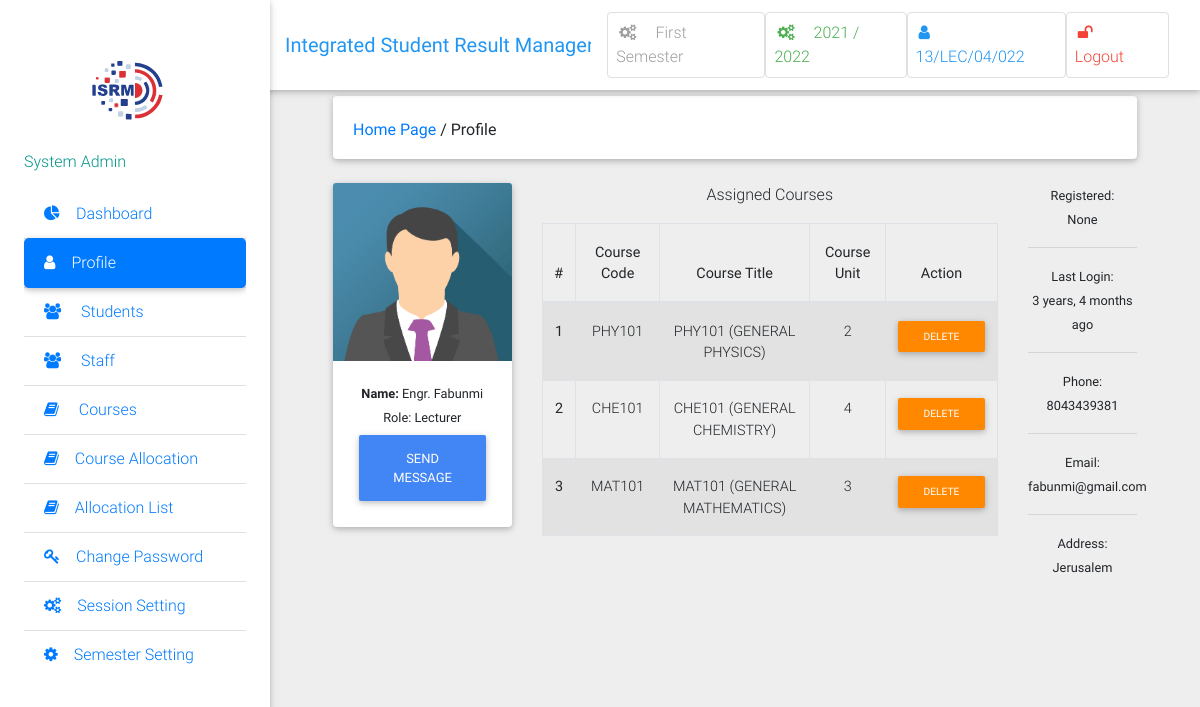
/profile/view/13/ (signed in), run on the app's committed database.
### result/models.py (models this page shows, shortened)
class Semester(models.Model):
    semester = models.CharField(max_length=10, choices=SEMESTER, blank=True)
    is_current_semester = models.BooleanField(
        default=False, blank=True, null=True)
    session = models.ForeignKey(
        Session, on_delete=models.CASCADE, blank=True, null=True)
    next_semester_begins = models.DateField(null=True, blank=True)
    def __str__(self):
        return self.semester

class Session(models.Model):
    session = models.CharField(max_length=200, unique=True)
    is_current_session = models.BooleanField(
        default=False, blank=True, null=True)
    next_session_begins = models.DateField(blank=True, null=True)
    def __str__(self):
        return self.session

class User(AbstractUser):
    is_student = models.BooleanField(default=False)
    is_lecturer = models.BooleanField(default=False)
    is_officer = models.BooleanField(default=False)
    phone = models.CharField(max_length=60, blank=True, null=True)
    address = models.CharField(max_length=60, blank=True, null=True)
    picture = models.ImageField(upload_to="pictures/", blank=True, null=True)
    email = models.EmailField(blank=True, null=True)
    username_validator = ASCIIUsernameValidator()
    def get_picture(self):
        no_picture = settings.STATIC_URL + 'img/img_avatar.png'
        try:
            return self.picture.url
        except:
            return no_picture
    def get_full_name(self):
        full_name = self.username
        if self.first_name and self.last_name:
            full_name = self.first_name + " " + self.last_name
        return full_name

class Course(models.Model):
    courseTitle = models.CharField(max_length=200)
    courseCode = models.CharField(max_length=200, unique=True)
    courseUnit = models.CharField(max_length=200)
    description = models.TextField(max_length=200, blank=True)
    level = models.CharField(choices=LEVEL, max_length=3, blank=True)
    semester = models.CharField(choices=SEMESTER, max_length=200)
    is_elective = models.BooleanField(default=False, blank=True, null=True)
    def __str__(self):
        return self.courseCode + " (" + self.courseTitle + ")"

### result/views.py (the view, shortened to what this page needs)
# urls.py: path('profile/view/<int:id>/', views.user_profile, name='user_profile'),
@login_required
def user_profile(request, id):
    if request.user.id == id:
        return redirect("/profile/")
    current_semester = Semester.objects.get(is_current_semester=True)
    user = User.objects.get(pk=id)
    if user.is_lecturer:
        courses = Course.objects.filter(
            allocated_course__lecturer__pk=id).filter(semester=current_semester)
        context = {
            "user": user,
            "courses": courses,
        }
        return render(request, 'account/user_profile.html', context)
    elif user.is_officer:
        context = {
            "user_type": "officer",
            'user': user
        }
        return render(request, 'account/user_profile.html', context)
    else:
        context = {
            "user": user,
            "user_type": "superuser"
        }
        return render(request, 'account/user_profile.html', context)

### result/context_processors.py (called while the page is built)
def session_processor(request):
    current_session = Session.objects.get(is_current_session=True)
    return {"current_session": current_session}

def semester_processor(request):
    current_semester = Semester.objects.get(is_current_semester=True)
    return {"current_semester": current_semester}

### result/templates/account/user_profile.html (shortened to what this page needs)
{% extends 'base.html' %}
{% load static %}
{% load humanize %}
{% block side_bar %}
    {% include 'partial_active_element.html' with active='Profile' %}
{% endblock side_bar %}
{% block content %}
 <div class="container-fluid mt-5">
<div class="card mb-4 wow fadeIn">
    <div class="card-body d-sm-flex justify-content-between">
	    <h6 class="mb-2 mb-sm-0 pt-1">
    	<a href="/">Home Page</a>
        	<span>/</span>
            	<span>Profile</span>
        </h6>
    </div>
</div>
  <div class="row">
    <div class="col-md-3">
<div class="card">
  <div class="view overlay">
    <img class="card-img-top" src="{{ user.get_picture }}" alt="{{ user.get_fullname }}'s Picture">
  </div>
{% if user.is_lecturer %}
  <div class="card-body card-body-cascade text-center">
    <small class="card-title"><b>Name: </b>{{ user.get_full_name }}</small><br>
    <small class="card-title">Role: Lecturer </small><br>
    <a href="#" class="btn btn-primary">Send Message</a>
  </div>
{% endif %}
</div>
    </div>
    {% if user.is_lecturer %}
    <div class="col-md-7 text-center">
      <p>Assigned Courses</p>
  <div class="table-wrapper-scroll-y">
  <table class="table table-bordered table-striped">
  <thead>
    <tr>
      <th scope="col">#</th>
      <th scope="col">Course Code</th>
      <th scope="col">Course Title</th>
      <th scope="col">Course Unit</th>
      <th scope="col">Action</th>
    </tr>
  </thead>
  <tbody>
    {% for course in courses %}
    <tr>
      <th scope="row">{{ forloop.counter }}</th>
      <td>{{ course.courseCode }}</td>
      <td>{{ course }}</td>
      <td>{{ course.courseUnit }}</td>
      <td>
	  	  <span class="table-remove"><a href="{% url 'withheld_course' pk=course.pk %}" class="btn btn-warning btn-rounded btn-sm my-0">Delete</a></span>
	    </td>
    </tr>
  {% endfor %}
  </tbody>
</table>
    </div>
  </div>
  {% endif %}
  <div class="col-md-2 text-center">
    <small> Registered:<br><date>{{ user.date_joined|naturaltime }}</date></small><hr />
    <small> Last Login:<br><date>
    {% if user.last_login == None %}
          Never
    {% else %}
      {{ user.last_login|naturaltime }}
    {% endif %}</date></small><hr />
    <small> Phone:<br><date>{% if user.phone %}{{ user.phone }}{% endif %}</date></small><hr />
    <small> Email:<br><date>{{ user.email }}</date></small><hr />
    <small> Address:<br><date>{{ user.address }}</date></small>
  </div>
</div>
{% endblock %}

### result/templates/base.html (shortened to what this page needs)
{% load static %}
<!DOCTYPE html>
<html lang="en">
    <head>
        <link rel="stylesheet" href="https://maxcdn.bootstrapcdn.com/font-awesome/4.7.0/css/font-awesome.min.css">
        <link href="{% static 'css/bootstrap.min.css' %}" rel="stylesheet">
        <link href="{% static 'css/mdb.min.css' %}" rel="stylesheet">
        <link href="{% static 'css/style.css' %}" rel="stylesheet">
    </head>
    <body class="grey lighten-3">
    <header>
        <nav class="navbar fixed-top navbar-expand-lg navbar-light white scrolling-navbar">
            <div class="container-fluid">
                <a class="navbar-brand waves-effect" href="/">
                    <strong class="blue-text">Integrated Student Result Manager</strong>
                </a>
                <div class="collapse navbar-collapse" id="navbarSupportedContent">
                    <ul class="navbar-nav nav-flex-icons">
                        <li class="nav-item">
                            <a href="{% if request.user.is_superuser %}{% url 'manage_semester' %}{% else %}#{% endif %}" class="nav-link border border-light grey-text rounded waves-effect">
                                <i class="fa fa-cogs mr-3"></i>{{ current_semester }} Semester
                            </a>
                        </li>
                        <li class="nav-item">
                            <a href="{% if request.user.is_superuser %}{% url 'manage_session' %}{% else %}#{% endif %}" class="nav-link border border-light green-text rounded waves-effect">
                                <i class="fa fa-cogs mr-3"></i>{{ current_session }}
                            </a>
                        </li>
                        <li class="nav-item">
                            <a href="{% url 'profile' %}" class="nav-link border border-light rounded waves-effect blue-text">
                                <i  class="fa fa-user mr-3"></i>{{ user|capfirst }}
                            </a>
                        </li>
                         <li class="nav-item">
                            <a href="/accounts/logout/" class="nav-link border border-light rounded waves-effect red-text">
                                <i class="fa fa-unlock mr-3"></i>Logout
                            </a>
                        </li>
                    </ul>
                </div>
            </div>
        </nav>
        <div class="sidebar-fixed position-fixed">
            <a class="navbar-left" href="/"><img alt="isrmlogo" src="{% static 'icons/isrm.svg' %}" class="img-responsive" style="margin-left:30px;"></a>
                {% if request.user.is_lecturer %}
                <p><i aria-hidden="true"></i>
                    <span class="teal-text text-center"> Course Lecturer</span></p>
                {% elif request.user.is_officer %}
                <p><i aria-hidden="true"></i>
                    <span class="teal-text text-center"> Exam Officer</span></p>
                {% elif request.user.is_student %}
                <p><i aria-hidden="true"></i>
                    <span class="teal-text text-center"> Student</span></p>
                {% else %}
                <p>
                    <span class="teal-text text-center"> System Admin</span></p>
                {% endif %}
            <div class="dashboard">
            {% block side_bar %}{% endblock side_bar %}
            </div>
        </div>
    </header>
    <main class="pt-5 mx-lg-5">
        {% block content%} {% endblock %}
    </main>
    <footer>
    	<a href="https://seal.beyondsecurity.com/vulnerability-scanner-verification/admi.vginfotec.xyz"></a>
    </footer>
    </body>
</html>

### result/static/css/style.css (style rules this page uses)
.sidebar-fixed { height: 100vh; width: 270px; -webkit-box-shadow: 0 2px 5px 0 rgba(0, 0, 0, 0.16), 0 2px 10px 0 rgba(0, 0, 0, 0.12); box-shadow: 0 2px 5px 0 rgba(0, 0, 0, 0.16), 0 2px 10px 0 rgba(0, 0, 0, 0.12); z-index: 1050; background-color: #fff; padding: 1.5rem; padding-top: 0; }
@media (min-width: 1200px) { .navbar, .page-footer, main { padding-left: 270px; } }

### result/templates/base.html (style rules this page uses)
.dashboard { display: block; max-height: 500px; overflow-y: auto; -ms-overflow-style: -ms-autohiding-scrollbar; }

### result/templates/account/user_profile.html (style rules this page uses)
.table-wrapper-scroll-y { display: block; max-height: 350px; overflow-y: auto; -ms-overflow-style: -ms-autohiding-scrollbar; }

### data on the page
Semester: semester "First"
Session: session "2021 / 2022"
User: username "13/LEC/04/022", get_full_name "Engr. Fabunmi", date_joined "None", last_login "3 years, 4 months ago", phone "8043439381", email "fabunmi@gmail.com", address "Jerusalem"
Course: courseCode "PHY101", courseCode+courseTitle "PHY101 (GENERAL PHYSICS)", courseUnit "2"
Course: courseCode "CHE101", courseCode+courseTitle "CHE101 (GENERAL CHEMISTRY)", courseUnit "4"
Course: courseCode "MAT101", courseCode+courseTitle "MAT101 (GENERAL MATHEMATICS)", courseUnit "3"
